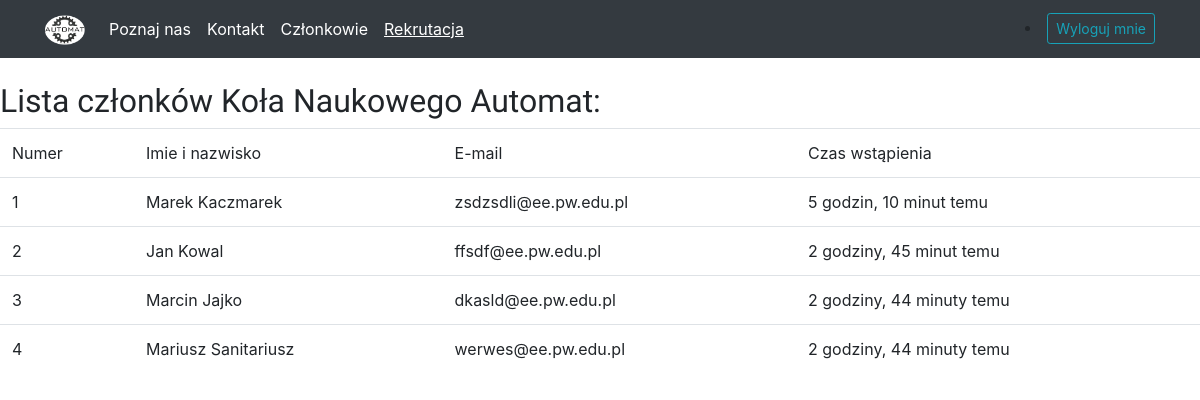
The page /rekrutacja/czlonkowie/ (signed in) on the database its author committed.
### recrutation/models.py (models this page shows)
class Recruiter(models.Model):
    email = models.EmailField()
    full_name = models.CharField(max_length=120, null=False)
    timestamp = models.DateTimeField(auto_now_add=True, auto_now=False)
    updated = models.DateTimeField(auto_now_add=True, auto_now=False)
    status = models.CharField(max_length=1, choices=STATUS_CHOICES)
    presentation = models.CharField(max_length=360, null=False)
    def __str__(self):
        return self.email

### recrutation/views.py (the view)
# urls.py: path('czlonkowie/', members_view),
def members_view(request):
    context = {
        "queryset": Recruiter.objects.filter(status='a')
    }
    return render(request, 'members.html', context)

### templates/members.html
{%  extends "base.html" %}
{% load static %}
{% block content %}
<h2> Lista członków Koła Naukowego Automat:</h2>
<table class='table'>
<tr>
    <td>
        Numer
    </td>
    <td>
        Imie i nazwisko
    </td>
    <td>
        E-mail
    </td>
    <td>
        Czas wstąpienia
    </td>
</tr>
{% for instance in queryset %}
    <tr>
        <td>
            {{forloop.counter}}
        </td>
        <td>
            {{ instance.full_name }}
        </td>
        <td>
            {{ instance}}
        </td>
        <td>
            {{ instance.timestamp|timesince }} temu
        </td>
    </tr>
{% endfor %}
</table>
{% endblock %}

### static/css/custom.css (style rules this page uses)
body { min-height: 75rem; }
h1,h2,h3,h4,h5,h6 { font-family: 'Patrick Hand SC', cursive; }

### rows shown on the page
Recruiter: full_name "Marek Kaczmarek", email "zsdzsdli@ee.pw.edu.pl", timestamp "5 godzin, 10 minut"
Recruiter: full_name "Jan Kowal", email "ffsdf@ee.pw.edu.pl", timestamp "2 godziny, 45 minut"
Recruiter: full_name "Marcin Jajko", email "dkasld@ee.pw.edu.pl", timestamp "2 godziny, 44 minuty"
Recruiter: full_name "Mariusz Sanitariusz", email "werwes@ee.pw.edu.pl", timestamp "2 godziny, 44 minuty"
